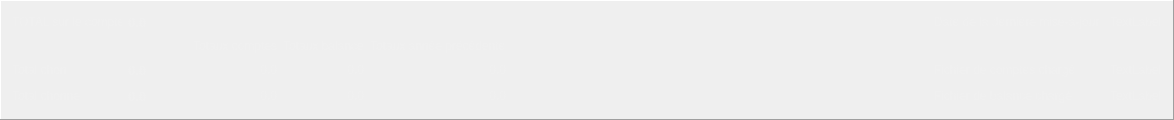
     <widget class="QFrame" name="F_Infos_generales">
      <property name="minimumSize">
       <size>
        <width>840</width>
        <height>120</height>
       </size>
      </property>
      <property name="maximumSize">
       <size>
        <width>16777215</width>
        <height>120</height>
       </size>
      </property>
      <property name="styleSheet">
       <string notr="true">color: rgb(240, 240, 240);</string>
      </property>
      <property name="frameShape">
       <enum>QFrame::Panel</enum>
      </property>
      <property name="frameShadow">
       <enum>QFrame::Raised</enum>
      </property>
      <property name="lineWidth">
       <number>1</number>
      </property>
      <layout class="QGridLayout" name="gridLayout">
       <item row="3" column="3">
        <widget class="QLabel" name="label_18">
         <property name="minimumSize">
          <size>
           <width>34</width>
           <height>16</height>
          </size>
         </property>
         <property name="maximumSize">
          <size>
           <width>34</width>
           <height>16</height>
          </size>
         </property>
         <property name="text">
          <string/>
         </property>
        </widget>
       </item>
       <item row="0" column="0">
        <widget class="QLabel" name="label">
         <property name="minimumSize">
          <size>
           <width>110</width>
           <height>20</height>
          </size>
         </property>
         <property name="maximumSize">
          <size>
           <width>110</width>
           <height>20</height>
          </size>
         </property>
         <property name="text">
          <string>TOTAL sur le compte</string>
         </property>
        </widget>
       </item>
       <item row="3" column="9">
        <widget class="QLabel" name="L_Nom_du_fichier_de_balance_charge">
         <property name="text">
          <string>TextLabel</string>
         </property>
        </widget>
       </item>
       <item row="0" column="8">
        <widget class="QLabel" name="label_3">
         <property name="minimumSize">
          <size>
           <width>170</width>
           <height>20</height>
          </size>
         </property>
         <property name="maximumSize">
          <size>
           <width>170</width>
           <height>20</height>
          </size>
         </property>
         <property name="text">
          <string>Date de la dernière mise-à-jour</string>
         </property>
        </widget>
       </item>
       <item row="0" column="9">
        <widget class="QLabel" name="L_Date_update">
         <property name="text">
          <string>TextLabel</string>
         </property>
        </widget>
       </item>
       <item row="0" column="7">
        <spacer name="horizontalSpacer">
         <property name="orientation">
          <enum>Qt::Horizontal</enum>
         </property>
         <property name="sizeHint" stdset="0">
          <size>
           <width>422</width>
           <height>17</height>
          </size>
         </property>
        </spacer>
       </item>
       <item row="3" column="0">
        <widget class="QLabel" name="label_4">
         <property name="minimumSize">
          <size>
           <width>110</width>
           <height>20</height>
          </size>
         </property>
         <property name="maximumSize">
          <size>
           <width>110</width>
           <height>20</height>
          </size>
         </property>
         <property name="text">
          <string>Total chonne</string>
         </property>
        </widget>
       </item>
       <item row="2" column="0">
        <widget class="QLabel" name="label_2">
         <property name="minimumSize">
          <size>
           <width>110</width>
           <height>20</height>
          </size>
         </property>
         <property name="maximumSize">
          <size>
           <width>110</width>
           <height>20</height>
          </size>
         </property>
         <property name="text">
          <string>Total chon</string>
         </property>
        </widget>
       </item>
       <item row="3" column="7">
        <spacer name="horizontalSpacer_3">
         <property name="orientation">
          <enum>Qt::Horizontal</enum>
         </property>
         <property name="sizeHint" stdset="0">
          <size>
           <width>40</width>
           <height>20</height>
          </size>
         </property>
        </spacer>
       </item>
       <item row="2" column="7">
        <spacer name="horizontalSpacer_2">
         <property name="orientation">
          <enum>Qt::Horizontal</enum>
         </property>
         <property name="sizeHint" stdset="0">
          <size>
           <width>40</width>
           <height>20</height>
          </size>
         </property>
        </spacer>
       </item>
       <item row="2" column="9">
        <widget class="QLabel" name="L_Nom_du_fichier_de_comptes_charge">
         <property name="text">
          <string>TextLabel</string>
         </property>
        </widget>
       </item>
       <item row="3" column="8">
        <widget class="QLabel" name="label_7">
         <property name="minimumSize">
          <size>
           <width>170</width>
           <height>20</height>
          </size>
         </property>
         <property name="text">
          <string>Fichier de balance chargé</string>
         </property>
        </widget>
       </item>
       <item row="2" column="8">
        <widget class="QLabel" name="label_5">
         <property name="minimumSize">
          <size>
           <width>170</width>
           <height>20</height>
          </size>
         </property>
         <property name="text">
          <string>Fichier de comptes chargé</string>
         </property>
        </widget>
       </item>
       <item row="2" column="4">
        <widget class="QLabel" name="L_total_comptes_chon">
         <property name="text">
          <string>0.0</string>
         </property>
         <property name="alignment">
          <set>Qt::AlignRight|Qt::AlignTrailing|Qt::AlignVCenter</set>
         </property>
        </widget>
       </item>
       <item row="2" column="5">
        <widget class="QLabel" name="L_total_balance_chon">
         <property name="text">
          <string>0.0</string>
         </property>
         <property name="alignment">
          <set>Qt::AlignRight|Qt::AlignTrailing|Qt::AlignVCenter</set>
         </property>
        </widget>
       </item>
       <item row="3" column="5">
        <widget class="QLabel" name="L_total_balance_chonne">
         <property name="text">
          <string>0.0</string>
         </property>
         <property name="alignment">
          <set>Qt::AlignRight|Qt::AlignTrailing|Qt::AlignVCenter</set>
         </property>
        </widget>
       </item>
       <item row="3" column="4">
        <widget class="QLabel" name="L_total_comptes_chonne">
         <property name="text">
          <string>0.0</string>
         </property>
         <property name="alignment">
          <set>Qt::AlignRight|Qt::AlignTrailing|Qt::AlignVCenter</set>
         </property>
        </widget>
       </item>
       <item row="1" column="4">
        <widget class="QLabel" name="label_24">
         <property name="text">
          <string>Totaux comptes</string>
         </property>
        </widget>
       </item>
       <item row="1" column="5">
        <widget class="QLabel" name="label_25">
         <property name="text">
          <string>Totaux balance</string>
         </property>
        </widget>
       </item>
       <item row="1" column="3">
        <widget class="QLabel" name="label_16">
         <property name="minimumSize">
          <size>
           <width>34</width>
           <height>16</height>
          </size>
         </property>
         <property name="maximumSize">
          <size>
           <width>34</width>
           <height>16</height>
          </size>
         </property>
         <property name="text">
          <string/>
         </property>
        </widget>
       </item>
       <item row="2" column="3">
        <widget class="QLabel" name="label_17">
         <property name="minimumSize">
          <size>
           <width>34</width>
           <height>16</height>
          </size>
         </property>
         <property name="maximumSize">
          <size>
           <width>34</width>
           <height>16</height>
          </size>
         </property>
         <property name="text">
          <string/>
         </property>
        </widget>
       </item>
       <item row="2" column="2">
        <widget class="QLabel" name="L_Total_xy">
         <property name="font">
          <font>
           <pointsize>10</pointsize>
           <weight>75</weight>
           <bold>true</bold>
          </font>
         </property>
         <property name="text">
          <string>0.0</string>
         </property>
        </widget>
       </item>
       <item row="3" column="2">
        <widget class="QLabel" name="L_Total_xx">
         <property name="font">
          <font>
           <pointsize>10</pointsize>
           <weight>75</weight>
           <bold>true</bold>
          </font>
         </property>
         <property name="text">
          <string>0.0</string>
         </property>
        </widget>
       </item>
       <item row="0" column="2">
        <widget class="QLabel" name="L_Total">
         <property name="font">
          <font>
           <pointsize>10</pointsize>
           <weight>75</weight>
           <bold>true</bold>
          </font>
         </property>
         <property name="text">
          <string>0.0</string>
         </property>
        </widget>
       </item>
       <item row="1" column="6">
        <widget class="QLabel" name="label_26">
         <property name="text">
          <string>&lt;html&gt;&lt;head/&gt;&lt;body&gt;&lt;p&gt;Totaux année précédente&lt;/p&gt;&lt;/body&gt;&lt;/html&gt;</string>
         </property>
        </widget>
       </item>
       <item row="2" column="6">
        <widget class="QLabel" name="L_total_annee_precedente_chon">
         <property name="text">
          <string>0.0</string>
         </property>
         <property name="alignment">
          <set>Qt::AlignRight|Qt::AlignTrailing|Qt::AlignVCenter</set>
         </property>
        </widget>
       </item>
       <item row="3" column="6">
        <widget class="QLabel" name="L_total_annee_precedente_chonne">
         <property name="text">
          <string>0.0</string>
         </property>
         <property name="alignment">
          <set>Qt::AlignRight|Qt::AlignTrailing|Qt::AlignVCenter</set>
         </property>
        </widget>
       </item>
      </layout>
     </widget>
